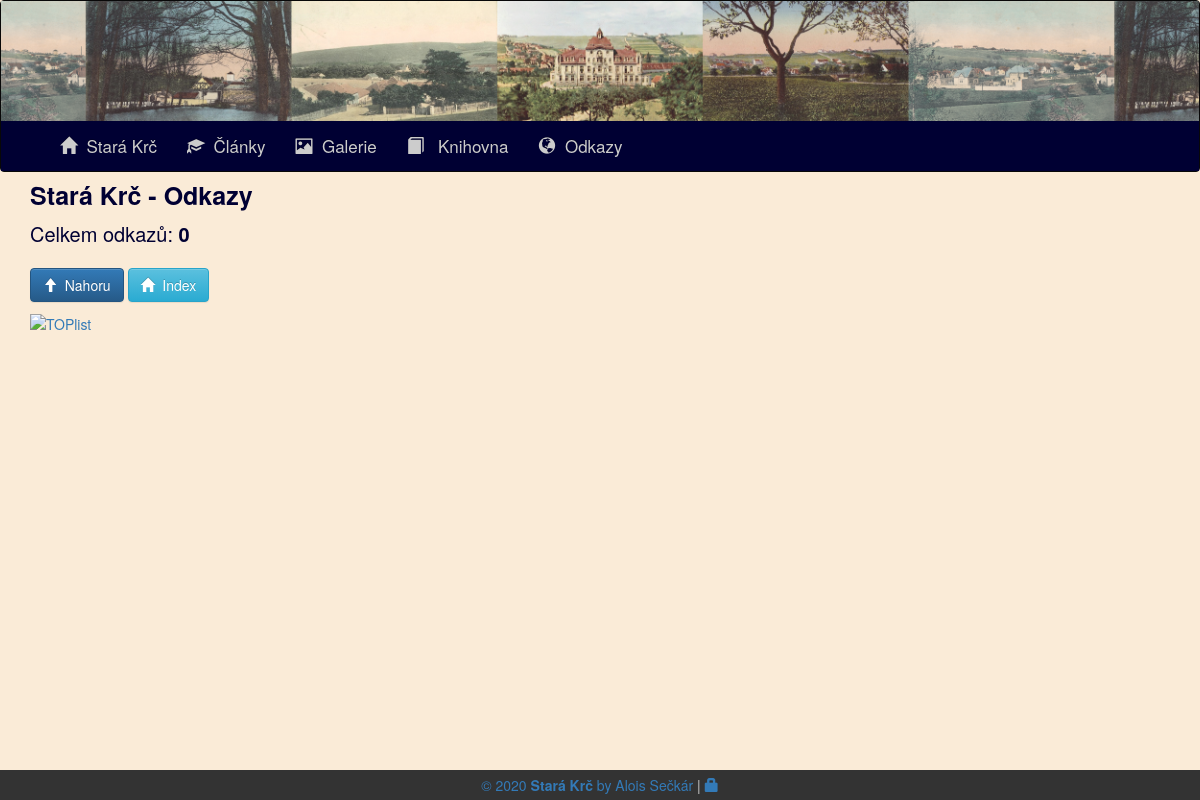
Before: /links/ with the older database file.
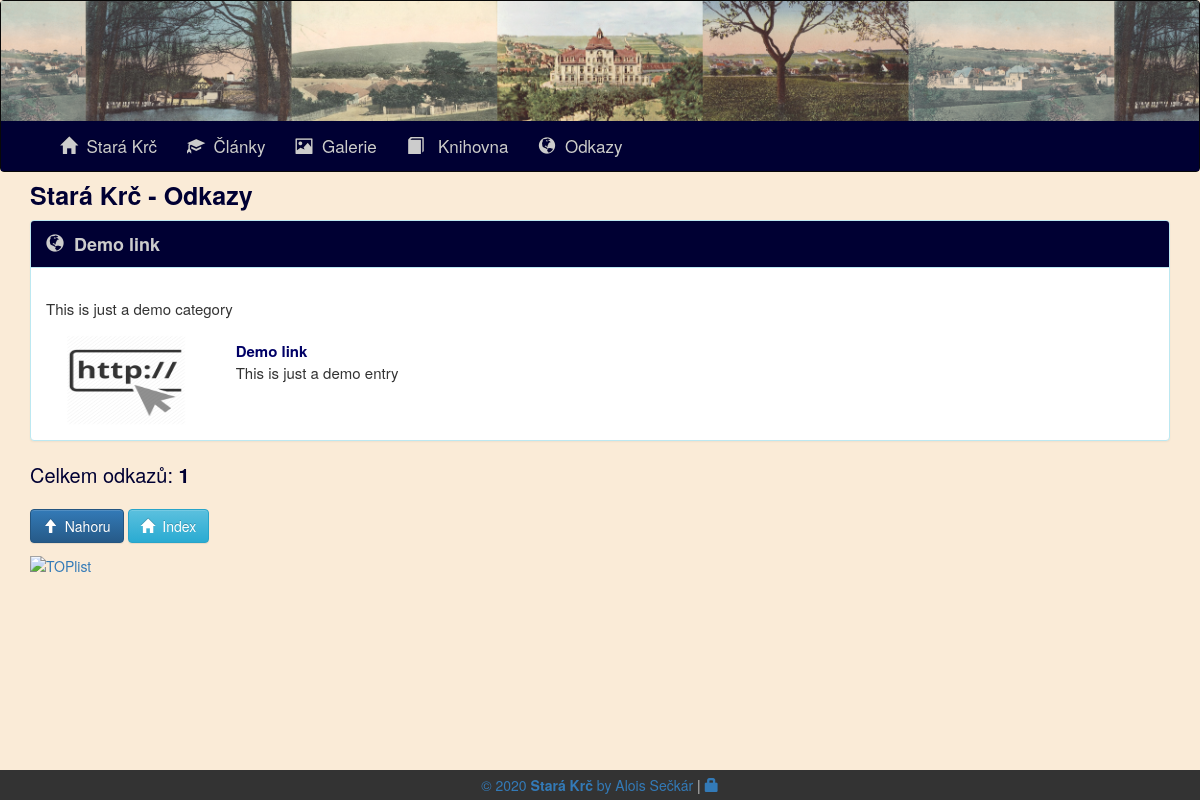
After: the same page with the newer database file.
### web/models.py (models this page shows, shortened)
class Category(models.Model):
	cat_id = models.AutoField(primary_key=True)
	type = models.CharField(choices=[('a', 'article'),('b', 'book'), ('l', 'link')], max_length=1, verbose_name = "Typ")
	ord = models.PositiveIntegerField(default=0)
	name = models.CharField(max_length=50, verbose_name = "Název")
	dscr = models.CharField(max_length=255)
	class Meta:
		verbose_name = "Kategorie"
		verbose_name_plural = "3. Kategorie"

class Link(models.Model):
	link_id = models.AutoField(primary_key=True)
	category = models.ForeignKey(Category, on_delete=models.DO_NOTHING, verbose_name = "Kategorie")
	ord = models.PositiveIntegerField(default=0)
	author = models.ForeignKey(User, on_delete=models.DO_NOTHING)
	date_created = models.DateTimeField(auto_now_add=True, verbose_name = "Datum vytvoření")
	date_edited = models.DateTimeField(auto_now=True, verbose_name = "Poslední úprava")
	name = models.CharField(max_length=100, verbose_name = "Název")
	dscr = models.CharField(max_length=255)
	url = models.CharField(max_length=255)
	thumb = models.FileField(upload_to='link', default = 'link.png')
	class Meta:
		verbose_name = "Odkaz"
		verbose_name_plural = "6. Odkazy"

### web/views.py (the view)
# urls.py: re_path(r'^links/?', views.linkIndexView, name='linkIndex'),
def linkIndexView(request):
	linkCount = 0
	linkList = []
	categories = Category.objects.filter(type = "l").order_by('ord')
	for cat in categories:
		relatedLinks = Link.objects.filter(category = cat).order_by('ord')
		for link in relatedLinks:
			if not os.path.isfile(os.path.join(settings.MEDIA_ROOT, link.thumb.name)):
				link.thumb.name = 'link.png'
		linkCount += relatedLinks.count()
		linkObject = [cat, relatedLinks]
		linkList.append(linkObject)
	return render(request, 'linkIndex.html', {'linkList' : linkList, 'linkCount' : linkCount})

### web/context.py (called while the page is built)
def global_variables(request):
	return {
		'site_name': settings.SITE_NAME,
		'site_bg': settings.SITE_BG,
		'toplist_url': settings.TOPLIST_URL,
		'toplist_img': settings.TOPLIST_IMG,
	}

### web/templates/linkIndex.html (shortened to what this page needs)
{% extends 'base.html' %}
{% load static %}
{% block content %}
	<h1>
		{{ site_name }} - Odkazy
	</h1>
	{% for linkObject in linkList %}
		<div class="panel panel-info">
			<div class="panel-heading">
				<div class="row">
					<div class="col-md-12">
						<strong><span class="glyphicon glyphicon-globe"></span>&nbsp;&nbsp;{{ linkObject.0.name }}</strong>
					</div>
				</div>
			</div>
			<div class="panel-body">
				<div class="row">
					<div class="col-md-12">
						<p class="text-justify border">{{ linkObject.0.dscr }}</p>
					</div>
				</div>
				{% for link in linkObject.1 %}
				<div class="row">
					<div class="col-md-2 text-center">
						<a href="{{ link.url }}" title="{{ link.name }}">
							{% if link.thumb == "link.png" %}
								<img src="{% static 'link.png' %}" alt="{{ link.name }}" title="{{ link.name }}" height="90" width="120" />
							{% else %}
								<img src="{{ link.thumb.url }}" alt="{{ link.name }}" title="{{ link.name }}" height="90" width="120" />
							{% endif %}
						</a>
					</div>
					<div class="col-md-10">
						<p class="text-justify border">
							<a href="{{ link.url }}" title="{{ link.name }}"><strong>{{ link.name }}</strong></a>
							<br />{{ link.dscr }}
						</p>
					</div>
				</div>
				{% endfor %}
			</div>
		</div>
	{% endfor %}
	<p class="item-counter">Celkem odkazů: <strong>{{ linkCount }}</strong></p>
{% endblock content %}

Changed rows visible on the page:
added Category: name "Demo link", dscr "This is just a demo category"
added Link: name "Demo link", dscr "This is just a demo entry"
Other visible differences:
{{ linkCount }}: "0" → "1"
